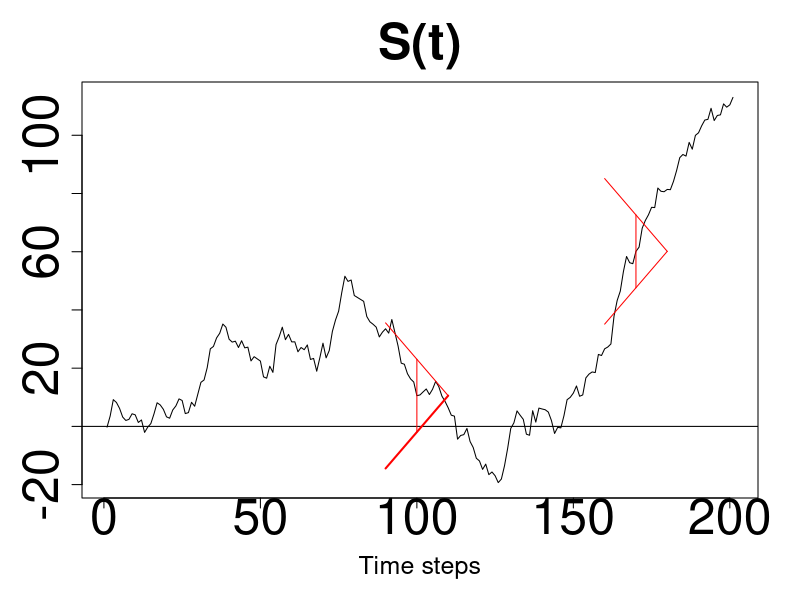

R code for this plot:


set.seed(-92)

steps <- seq(0, 200)
N <- length(steps)

base.sd <- 3
base.mean <- 20
target <- base.mean

data <- rnorm(N, base.mean, base.sd)





# Now add a shift to the data
# ----------------------------
step.point <- 150
step.fraction <- 0.4
data.shift <- data
data.shift[step.point:N] <- data.shift[step.point:N] + step.fraction*base.sd


S.shift <- numeric(N)   # create a vector of zeros
S.shift[1] = data.shift[1] - target
for (k in 2:N)
{
   S.shift[k] <- S.shift[k-1] + data.shift[k] - target
}
plot(S.shift, type="l", cex.lab=1.5, cex.main=3, cex.sub=3, cex.axis=3, xlab="Time steps", ylab="", main="S(t)", ylim=range(S.shift))
abline(h=0)
x=100
d = 10
angle = 25
vert = 12.5
arrows(x0=x+d, y0=S.shift[x], x1=x-10, y1=S.shift[x]-angle, col="red", code=0, lwd=2)
arrows(x0=x+d, y0=S.shift[x], x1=x-10, y1=S.shift[x]+angle, col="red", code=0)
arrows(x0=x, y0=S.shift[x]-vert, x1=x, y1=S.shift[x]+vert, col="red", code=0)


x=170
arrows(x0=x+d, y0=S.shift[x], x1=x-10, y1=S.shift[x]-angle, col="red", code=0)
arrows(x0=x+d, y0=S.shift[x], x1=x-10, y1=S.shift[x]+angle, col="red", code=0)
arrows(x0=x, y0=S.shift[x]-vert, x1=x, y1=S.shift[x]+vert, col="red", code=0)
